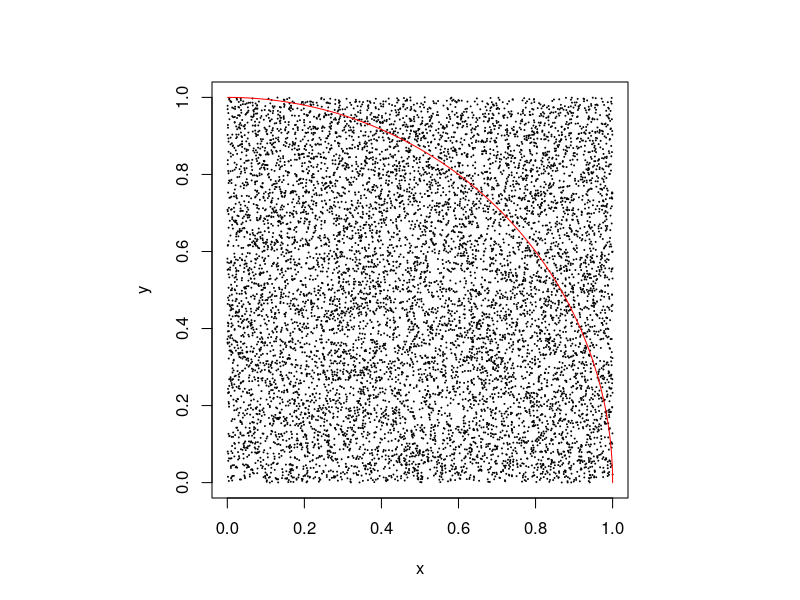
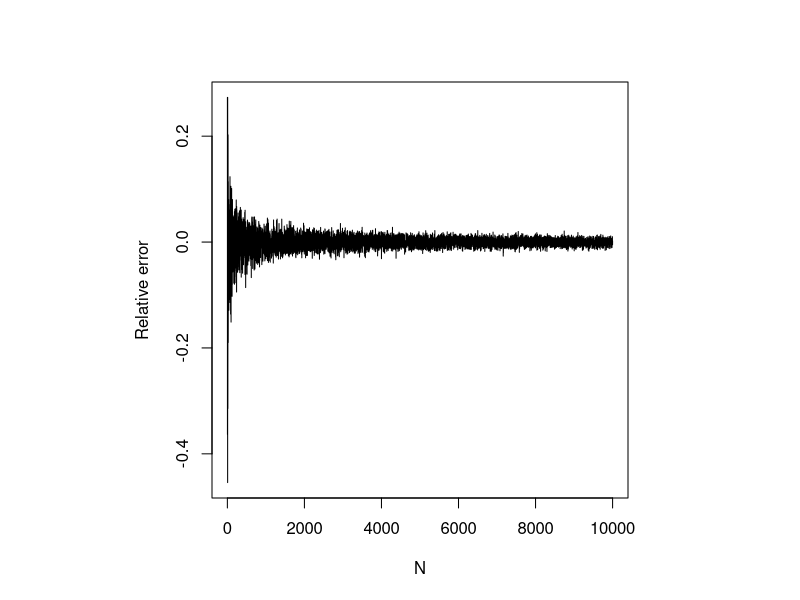

These figures' R source, in order:
#Sample on unit square
N <- 10000      #number of points
x <- runif(N)   #sample N points uniformly at random on [0, 1]
y <- runif(N)   #sample N points uniformly at random on [0, 1]

#Estimate pi
r.sq                 <- x^2 + y^2                #check how far from origin
number.inside.circle <- sum(r.sq <= 1)           #count how mnay points inside unit cirlce
pi.estimate          <- number.inside.circle/N*4

#Plot points
par(pty = "s")         #make sure plot is square
plot(x, y, cex = 0.1)  #plot points
theta <- seq(0, pi/2, 0.01) #plot unit circle
lines(x = cos(theta), y = sin(theta), col = "red")


# Relative Error Question -------------------------------------------------

pi.estimate <- numeric(10000)

for(N in 1:10000){
  #Sample on unit square
  x <- runif(N)   #sample N points uniformly at random on [0, 1]
  y <- runif(N)   #sample N points uniformly at random on [0, 1]

  #Estimate pi
  r.sq                 <- x^2 + y^2                #check how far from origin
  number.inside.circle <- sum(r.sq <= 1)           #count how many points inside unit cirlce
  pi.estimate[N]          <- number.inside.circle/N*4
}


rel.error <- (pi.estimate - pi)/pi
plot(1:10000, rel.error, type = 'l', xlab = "N", ylab = "Relative error")


